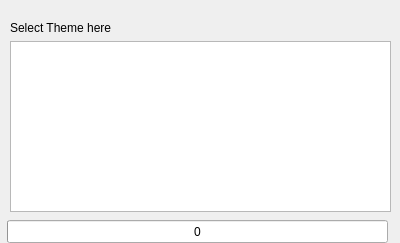
<?xml version="1.0" encoding="UTF-8"?>
<ui version="4.0">
 <class>Themes</class>
 <widget class="QDialog" name="Themes">
  <property name="geometry">
   <rect>
    <x>0</x>
    <y>0</y>
    <width>400</width>
    <height>243</height>
   </rect>
  </property>
  <property name="windowTitle">
   <string>Dialog</string>
  </property>
  <widget class="QListWidget" name="listWidget">
   <property name="geometry">
    <rect>
     <x>10</x>
     <y>41</y>
     <width>381</width>
     <height>171</height>
    </rect>
   </property>
   <property name="spacing">
    <number>7</number>
   </property>
   <property name="wordWrap">
    <bool>true</bool>
   </property>
  </widget>
  <widget class="QLabel" name="label">
   <property name="geometry">
    <rect>
     <x>10</x>
     <y>20</y>
     <width>141</width>
     <height>16</height>
    </rect>
   </property>
   <property name="text">
    <string>Select Theme here</string>
   </property>
  </widget>
  <widget class="QProgressBar" name="progressBar">
   <property name="geometry">
    <rect>
     <x>7</x>
     <y>220</y>
     <width>381</width>
     <height>23</height>
    </rect>
   </property>
   <property name="value">
    <number>0</number>
   </property>
   <property name="format">
    <string>0</string>
   </property>
  </widget>
 </widget>
 <resources/>
 <connections/>
</ui>
